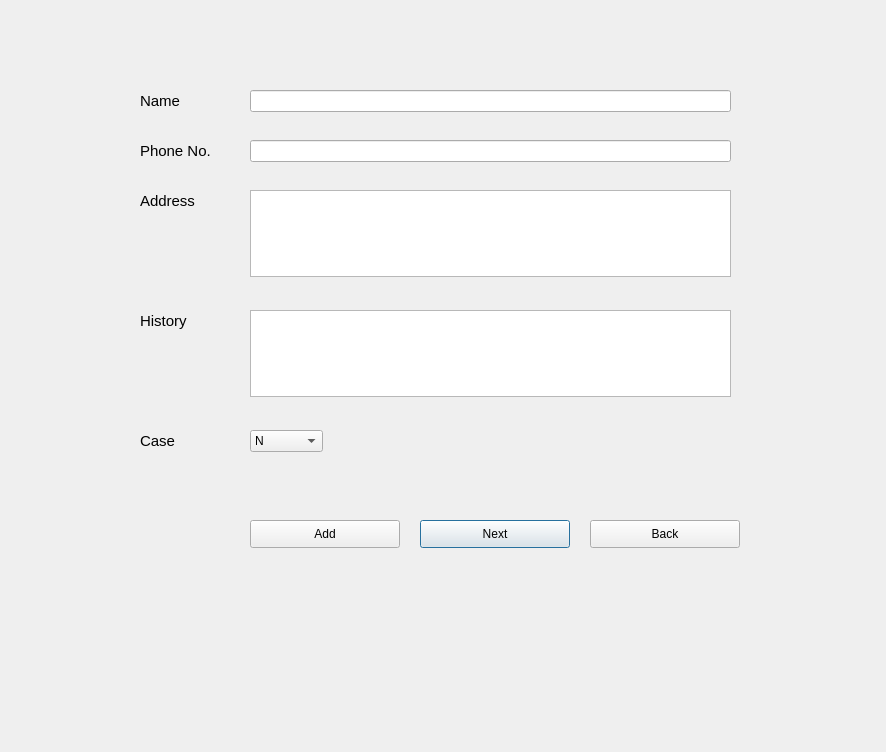
<?xml version="1.0" encoding="UTF-8"?>
<ui version="4.0">
 <class>Dialog</class>
 <widget class="QDialog" name="Dialog">
  <property name="geometry">
   <rect>
    <x>0</x>
    <y>0</y>
    <width>886</width>
    <height>752</height>
   </rect>
  </property>
  <property name="windowTitle">
   <string>Dialog</string>
  </property>
  <widget class="QLabel" name="label">
   <property name="geometry">
    <rect>
     <x>140</x>
     <y>90</y>
     <width>81</width>
     <height>21</height>
    </rect>
   </property>
   <property name="font">
    <font>
     <pointsize>11</pointsize>
    </font>
   </property>
   <property name="text">
    <string>Name</string>
   </property>
  </widget>
  <widget class="QLabel" name="label_2">
   <property name="geometry">
    <rect>
     <x>140</x>
     <y>140</y>
     <width>81</width>
     <height>21</height>
    </rect>
   </property>
   <property name="font">
    <font>
     <pointsize>11</pointsize>
    </font>
   </property>
   <property name="text">
    <string>Phone No.</string>
   </property>
  </widget>
  <widget class="QLabel" name="label_3">
   <property name="geometry">
    <rect>
     <x>140</x>
     <y>190</y>
     <width>81</width>
     <height>21</height>
    </rect>
   </property>
   <property name="font">
    <font>
     <pointsize>11</pointsize>
    </font>
   </property>
   <property name="text">
    <string>Address</string>
   </property>
  </widget>
  <widget class="QLabel" name="label_4">
   <property name="geometry">
    <rect>
     <x>140</x>
     <y>310</y>
     <width>81</width>
     <height>21</height>
    </rect>
   </property>
   <property name="font">
    <font>
     <pointsize>11</pointsize>
    </font>
   </property>
   <property name="text">
    <string>History</string>
   </property>
  </widget>
  <widget class="QLabel" name="label_5">
   <property name="geometry">
    <rect>
     <x>140</x>
     <y>430</y>
     <width>81</width>
     <height>21</height>
    </rect>
   </property>
   <property name="font">
    <font>
     <pointsize>11</pointsize>
    </font>
   </property>
   <property name="text">
    <string>Case</string>
   </property>
  </widget>
  <widget class="QLineEdit" name="name">
   <property name="geometry">
    <rect>
     <x>250</x>
     <y>90</y>
     <width>481</width>
     <height>22</height>
    </rect>
   </property>
  </widget>
  <widget class="QLineEdit" name="phoneno">
   <property name="geometry">
    <rect>
     <x>250</x>
     <y>140</y>
     <width>481</width>
     <height>22</height>
    </rect>
   </property>
  </widget>
  <widget class="QTextEdit" name="address">
   <property name="geometry">
    <rect>
     <x>250</x>
     <y>190</y>
     <width>481</width>
     <height>87</height>
    </rect>
   </property>
  </widget>
  <widget class="QTextEdit" name="history">
   <property name="geometry">
    <rect>
     <x>250</x>
     <y>310</y>
     <width>481</width>
     <height>87</height>
    </rect>
   </property>
  </widget>
  <widget class="QComboBox" name="N_O">
   <property name="geometry">
    <rect>
     <x>250</x>
     <y>430</y>
     <width>73</width>
     <height>22</height>
    </rect>
   </property>
   <item>
    <property name="text">
     <string>N</string>
    </property>
   </item>
   <item>
    <property name="text">
     <string>O</string>
    </property>
   </item>
  </widget>
  <widget class="QPushButton" name="nextButton">
   <property name="geometry">
    <rect>
     <x>420</x>
     <y>520</y>
     <width>150</width>
     <height>28</height>
    </rect>
   </property>
   <property name="text">
    <string>Next</string>
   </property>
  </widget>
  <widget class="QPushButton" name="addButton">
   <property name="geometry">
    <rect>
     <x>250</x>
     <y>520</y>
     <width>150</width>
     <height>28</height>
    </rect>
   </property>
   <property name="text">
    <string>Add</string>
   </property>
  </widget>
  <widget class="QPushButton" name="backButton">
   <property name="geometry">
    <rect>
     <x>590</x>
     <y>520</y>
     <width>150</width>
     <height>28</height>
    </rect>
   </property>
   <property name="text">
    <string>Back</string>
   </property>
  </widget>
 </widget>
 <resources/>
 <connections/>
</ui>
